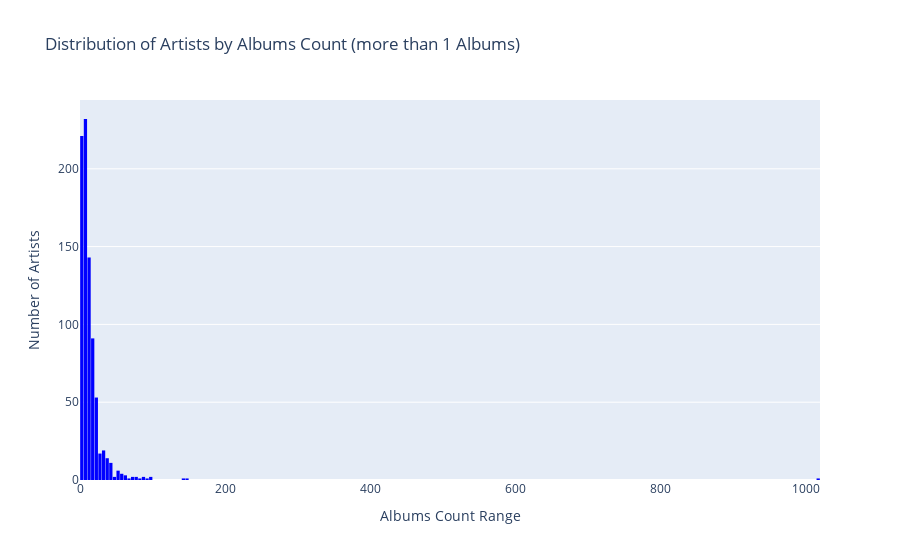

Here is the notebook cell this chart was saved with:
### Code cell
# Filter artists with more than 1 album_count
filtered_df = artist_album_counts[artist_album_counts['album_count'] > 1]

# Create a Histogram
histogram_fig = go.Figure(data=[
    go.Histogram(
        x=filtered_df['album_count'],
        nbinsx=500,
        marker_color='blue',)])

histogram_fig.update_layout(
    title='Distribution of Artists by Albums Count (more than 1 Albums)',
    xaxis=dict(title='Albums Count Range'),
    yaxis=dict(title='Number of Artists'),
    showlegend=False,
    bargap=0.1)

histogram_fig.show()

html_file = 'album_count_range.html'

if not os.path.exists(html_file):
    pio.write_html(histogram_fig, file=html_file)
    print(f'HTML file "{html_file}" has been saved.')
else:
    print(f'HTML file "{html_file}" already exists.')

### Figure 1 — Plotly figure (JSON) as saved in the notebook; plotly's stock layout.template omitted (floating-point values rounded to 4 significant figures; data arrays with more than 128 entries replaced by an {"elided": "..."} marker saying what was removed)
{"data": [{"marker": {"color": "blue"}, "nbinsx": 500, "type": "histogram", "x": {"elided": "830 int values"}}], "layout": {"bargap": 0.1, "showlegend": false, "title": {"text": "Distribution of Artists by Albums Count (more than 1 Albums)"}, "xaxis": {"title": {"text": "Albums Count Range"}}, "yaxis": {"title": {"text": "Number of Artists"}}}}
